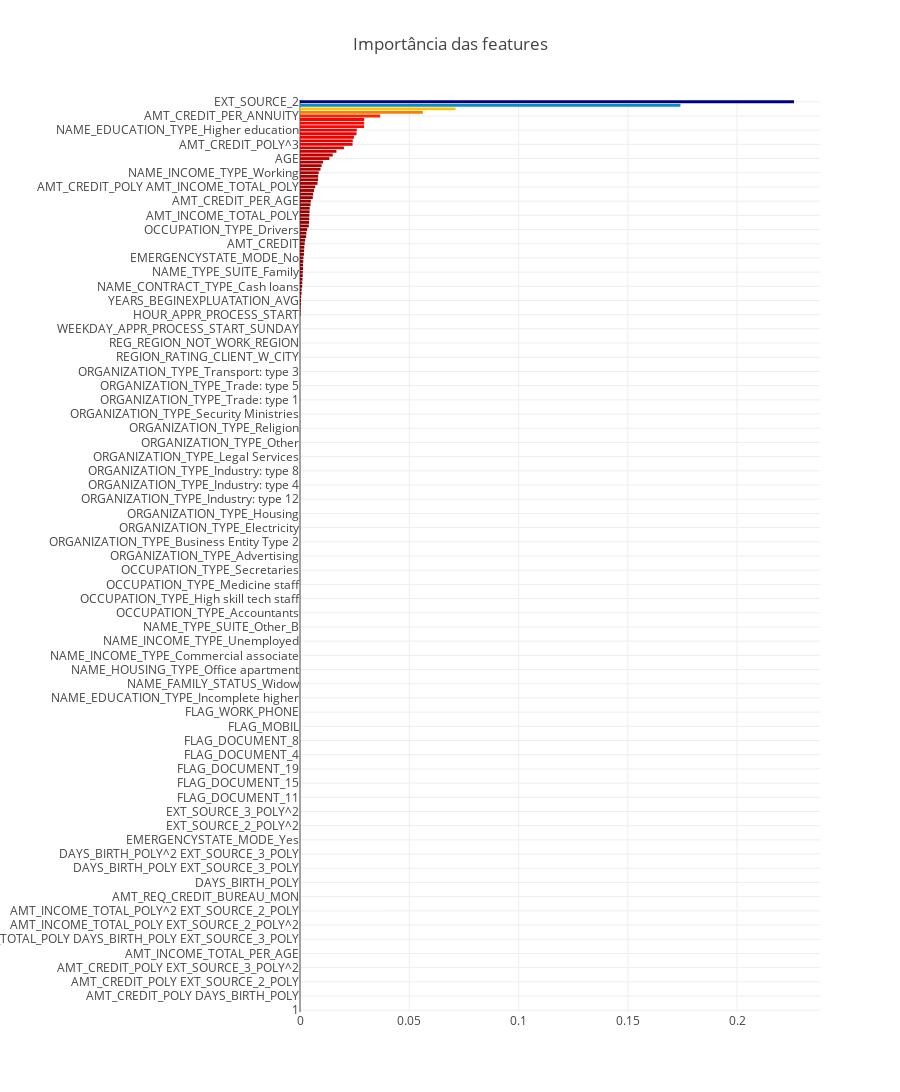

The notebook cell this image was saved under:
### Code cell
param5 = {'max_features': np.arange(1, 30, 1)} 
grid5 = GridSearchCV(estimator = GradientBoostingClassifier(learning_rate = 0.01,
                                                                n_estimators = 90,
                                                                max_depth=3,
                                                                max_features = 'sqrt',
                                                                subsample = 0.8,
                                                                min_samples_leaf= 65,
                                                                min_samples_split = 1800,
                                                                random_state = 10), 
param_grid = param5, scoring = 'roc_auc', n_jobs = 4, iid = False, cv = 5) 
grid5.fit(x_train, y_train) 

display(grid5.grid_scores_, grid5.best_params_, grid5.best_score_)
draw_feature_importance(grid5.best_estimator_.feature_importances_, x_train.columns)

### Figure 1 — Plotly figure (JSON) as saved in the notebook; plotly's stock layout.template omitted (floating-point values rounded to 4 significant figures; data arrays with more than 128 entries replaced by an {"elided": "..."} marker saying what was removed)
{"data": [{"marker": {"color": {"elided": "257 float values"}, "colorscale": "Jet", "reversescale": true}, "name": "Importância das features", "orientation": "h", "type": "bar", "uid": "f8d4b0b4-ee05-11e8-a134-605718f38acb", "x": {"elided": "257 float values"}, "y": {"elided": "257 str values"}}], "layout": {"height": 4000, "margin": {"l": 300}, "title": "Importância das features", "width": 900, "yaxis": {"showgrid": true}}}
